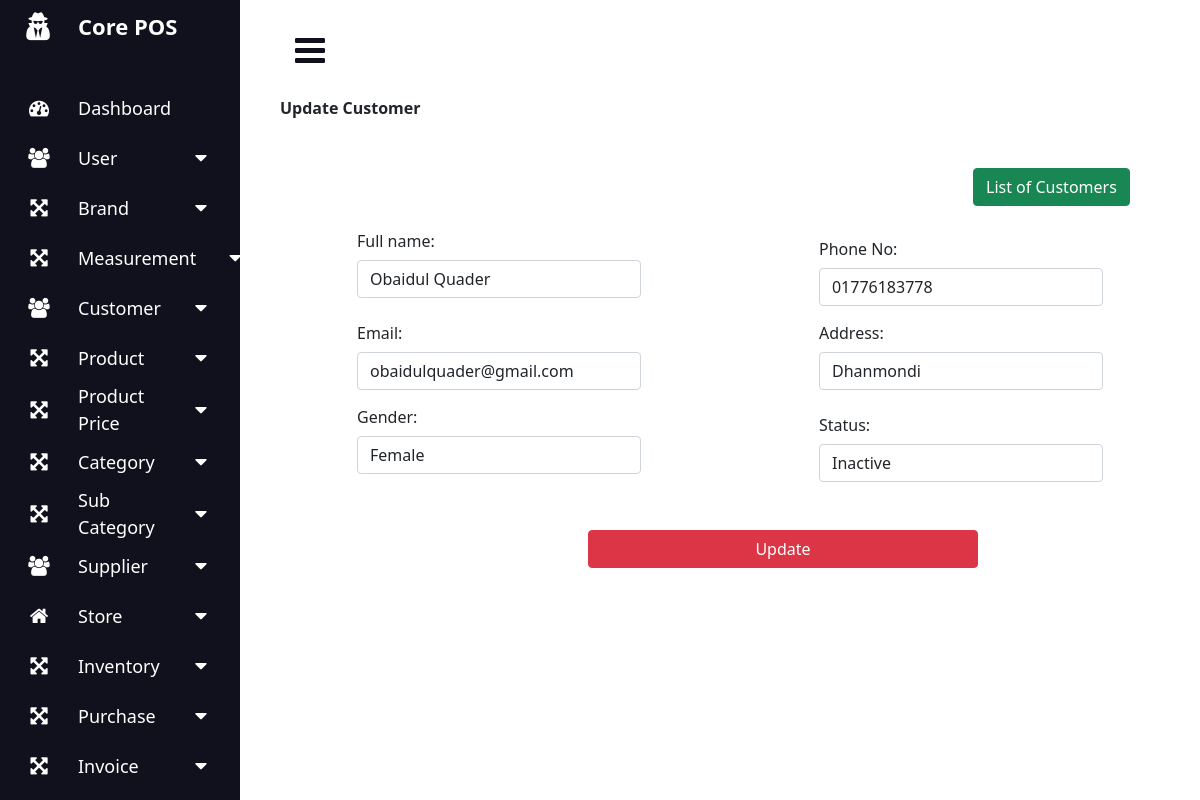
/index.php?page=edit_customer&id=4 (signed in), run on the app's committed database.
### tables this page shows
CREATE TABLE `customers` (
  `id` int(11) NOT NULL,
  `name` varchar(255) NOT NULL,
  `phone` varchar(11) NOT NULL,
  `email` varchar(255) NOT NULL,
  `address` varchar(255) NOT NULL,
  `gender` varchar(100) NOT NULL,
  `status` varchar(50) NOT NULL,
  `created_at` timestamp NOT NULL DEFAULT current_timestamp(),
  `updated_at` timestamp NULL DEFAULT NULL ON UPDATE current_timestamp()
);

### edit_customer.php (the view, shortened to what this page needs)
<?php
$conn = mysqli_connect("localhost","root","","core_pos");
?>
<?php
$customer_id= $_GET['id'];
$query="SELECT * FROM customers where id=$customer_id";
$result=$conn->query($query);
$customers= mysqli_fetch_array($result);
?>
<div class="row">
   <div class="col-md-12">
      <div class="panel panel-default">
        <div class="panel-heading">
          <strong>
            <span>Update Customer</span>
         </strong>
        </div>
        <div class="page-content">
        <div class="ibox">
      <div class="ibox-body">
          <div class="row mt-5">
              <div class="col-md-12">
                <div class="row">
                <div class="col-sm-9"></div>
                <div class="col-sm-3">
                    <div class="col-lg-12 col-md-12 col-xl-12 text-right mb-3">
                    <a href="index.php?page=customer_list" class="btn btn-success float-right">List of Customers</a>
                  </div>
                </div>
                </div>
                  <form action="" method="post" enctype="multipart/form-data">
                      <div class="form-row">
                        <div class="row">
                        <div class="col-md-1"></div>
                       <div class="col-md-4">
                          <label for="full_name" class="col-form-label">Full name:</label>
                            <input type="text" name="name" placeholder="Full Name" required class="form-control" value="<?php echo $customers['name']?>">
                          </div>
                          <div class="col-md-2 mt-3"></div>
                      <div class="col-md-4 mt-2">
                        <label for="phone_no" class="col-form-label">Phone No:</label>
                          <input type="number" name="phone" placeholder="Phone No"
                          class="form-control" required pattern="[0-9]{11}" title="Phone number must be 10 digits" value="<?php echo $customers['phone']?>">
                        </div>
                        <div class="col-md-1"></div>
                        </div>
                        <div class="row">
                        <div class="col-md-1"></div>
                    <div class="col-md-4 mt-2">
                          <label for="email" class="col-form-label">Email:</label>
                            <input type="email" name="email" placeholder="Email"
                            class="form-control" required value="<?php echo $customers['email']?>">
                          </div>
                          <div class="col-md-2 mt-3"></div>
                      <div class="required col-md-4 mt-2">
                        <label for="address" class="col-form-label">Address:</label>
                          <input type="text" name="address" placeholder="Address"
                          class="form-control" required pattern=".{5,}" title="Address must be at least 5 characters long" value="<?php echo $customers['address']?>">
                        </div>
                        <div class="col-md-1"></div>
                        </div>
                        <div class="row">
                        <div class="col-md-1"></div>
                      <div class="required col-md-4 mt-2">
                        <label for="gender" class="col-form-label">Gender:</label>
                          <select name="gender" required class="form-control">
                        <option value="female"<?php if($customers['gender']==='female')?> selected>Female</option>
                          </select>
                        </div>
                        <div class="col-md-2"></div>
                        <div class="col-md-4 mt-3">
                          <label for="status" class="col-form-label">Status:</label>
                            <select name="status" required class="form-control">
                        <option value="inactive" <?php if($customers['status']==='inactive')?> selected>Inactive</option>
                            </select>
                          </div>
                    </div>
                    <div class="form-group row mt-5 ">
                      <label class="col-sm-4 col-form-label"></label>
                      <div class="col-sm-4">
                          <button type="submit" name="update_customer" class="samplewidth btn btn-danger btn-block">Update</button>
                      </div>
                  </div>
                  </form>
              </div>
          </div>
      </div>
  </div>
</div>
      </div>
    </div>
  </div>

### styles.css (style rules this page uses)
* { margin: 0; padding: 0; box-sizing: border-box; }

### index.php (style rules this page uses)
.samplewidth { width: 390px; }

### data on the page
customers: name "Obaidul Quader", phone "01776183778", email "obaidulquader@gmail.com", address "Dhanmondi"
